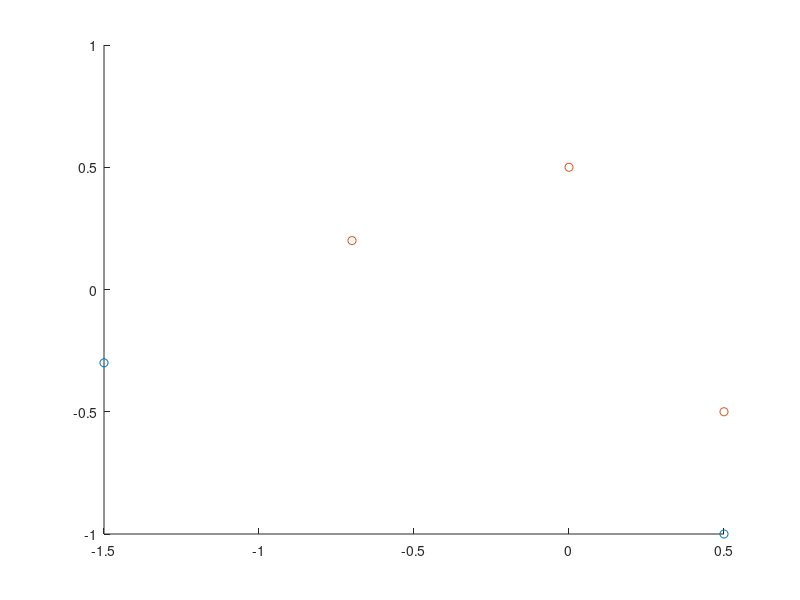

This figure's MATLAB source: (Note: this script raises an error after producing the figure.)
clc
clear
close all
x = [0 0.5 0.5 -1.5 -0.7;
    0.5 -0.5 -1 -0.3 0.2];
t = [0 0 1 1 0];

figure(1)
scatter(x(1,logical(t)), x(2,logical(t)),'red');
hold on
scatter(x(1, ~logical(t)), x(2, ~logical(t)), 'blue');

net = perceptron;
net = configure(net,x,t);
xx = repmat(con2seq(x),1,5);
tt = repmat(con2seq(t),1,5);

net = adapt(net,xx,tt);

net(x)
net.LW{1}
net.IW{1}
net.b{1}